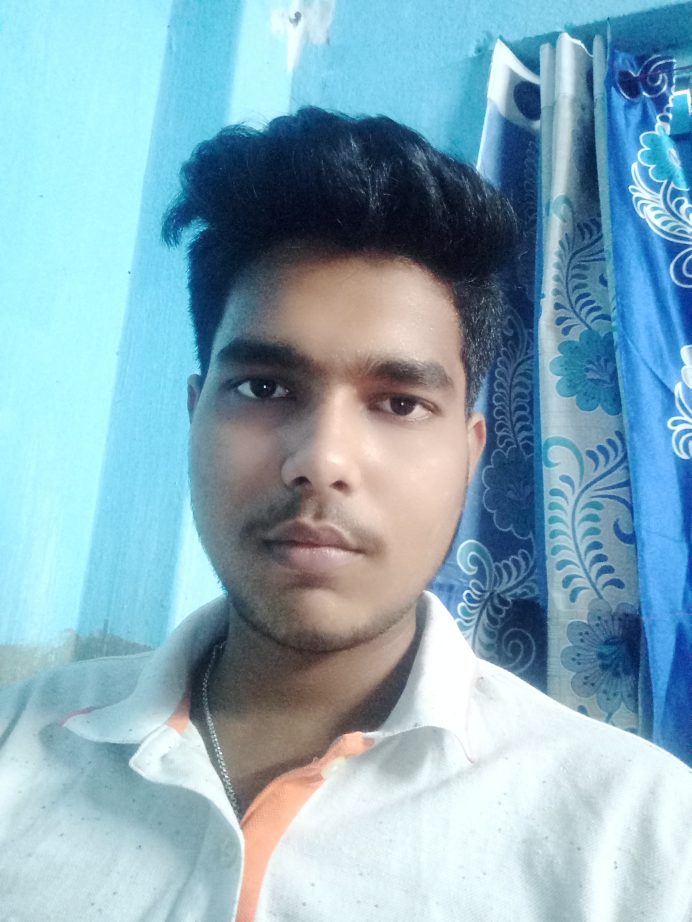
#> input picture offline/projects/open cv/img.jpg, 3456 x 4608 px (shown at 1/5 size)
$ python Advance_opencv.py
#> lines starting #> are read from the running program, lines starting #| are printed output that depends on the picture
import cv2

img = cv2.imread('img.jpg',1)
#> img is the input picture: shape (4608, 3456, 3); mean B, G, R 186.7, 171.6, 135.3
img = cv2.resize(img, (400,600))
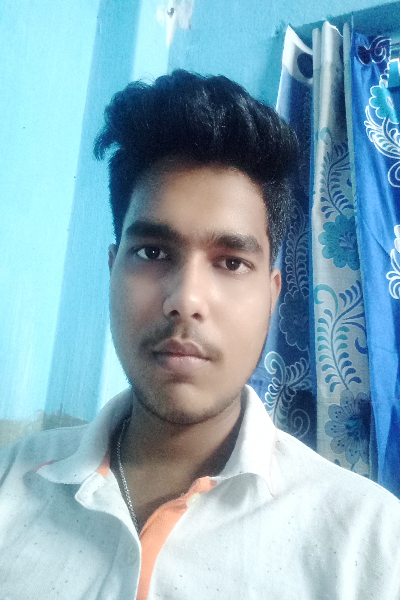
#> img: shape (600, 400, 3); mean B, G, R 186.7, 171.5, 135.2

# print(type(img))
print(img.shape)
#| (600, 400, 3)

cv2.imshow('Image',img)
cv2.waitKey(0)
cv2.destroyAllWindows()
